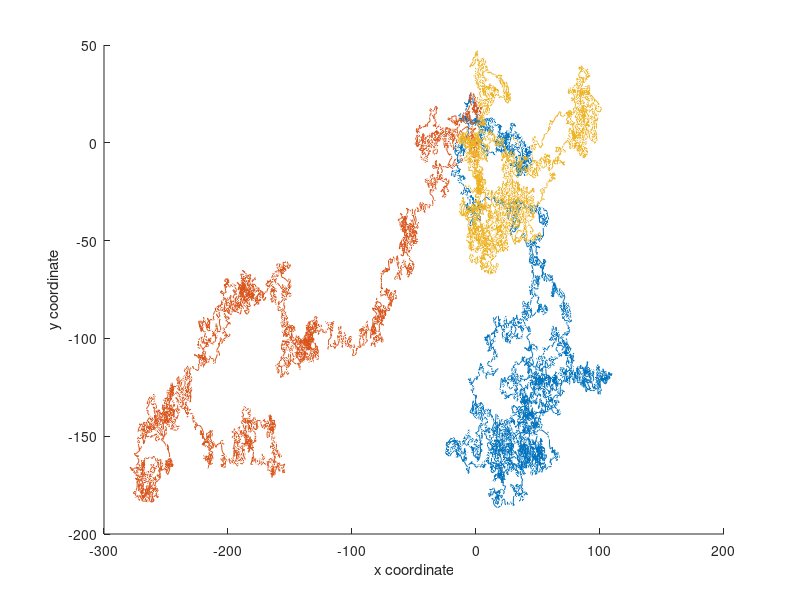

The MATLAB source for this figure:
clear;
clc;

DIM_PARAM = 3;
PARTICLES_NUMBER = 3;

steps = 10000;
displacement = randn(steps,DIM_PARAM,PARTICLES_NUMBER);
trajectory = zeros(steps,DIM_PARAM,PARTICLES_NUMBER);



for i = 2:steps
    trajectory(i,:,:) = trajectory(i-1,:,:) + displacement(i,:,:);
end

hold on;

for particle = 1:PARTICLES_NUMBER
    if DIM_PARAM == 1
        plot(trajectory(:,1,particle));
    elseif DIM_PARAM == 2
        plot(trajectory(:,1,particle), trajectory(:,2,particle));
    elseif DIM_PARAM == 3
        plot3(trajectory(:,1,particle), trajectory(:,2,particle), trajectory(:,3,particle));
    end    
end

hold off;


xlabel('x coordinate');
ylabel('y coordinate');